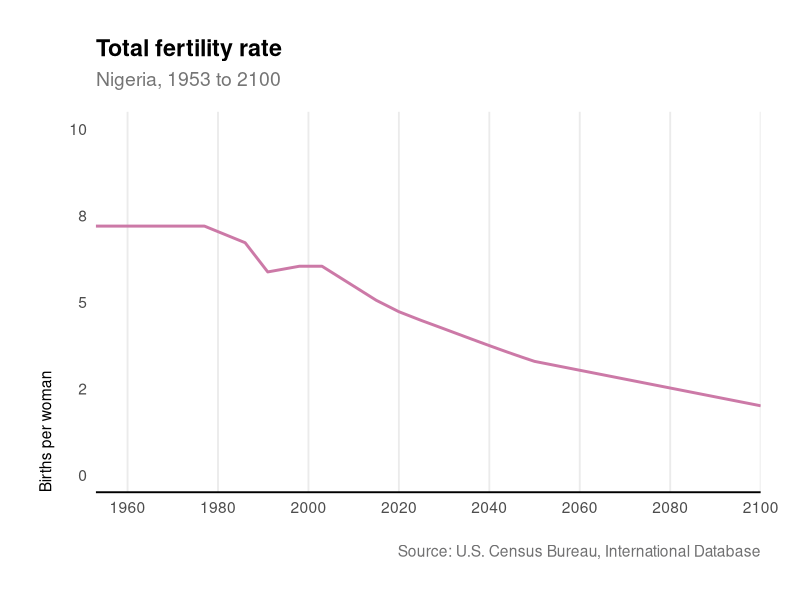
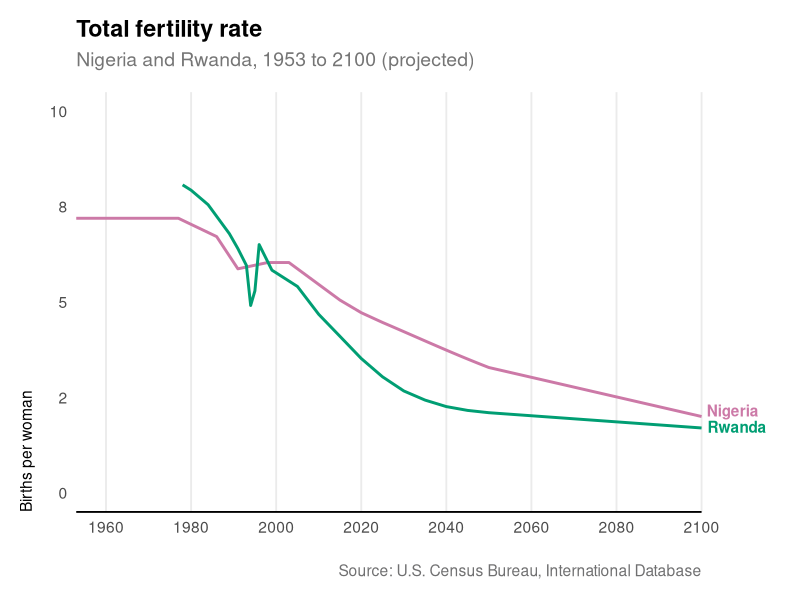

The R source for these figures, in order:
## ---- chunk 1
knitr::opts_chunk$set(echo = FALSE, message = FALSE, warning = FALSE, fig.width = 6, fig.asp = 0.8, out.width = "70%")
## ---- chunk 2
library(tidyverse) ; library(ggtext)

df <- read_csv("data/fertility_rate.csv") |> 
  filter(name == "Nigeria") |> 
  mutate(year = ymd(year, truncated = 2L))

ggplot(df, aes(x = year, y = value)) + 
  geom_line(colour = "#CC79A7", linewidth = 1) + 
  scale_x_date(expand = expansion(),
               breaks = seq.Date(as.Date("1960-01-01"), as.Date("2100-01-01"), by = "20 years"),
               date_labels = "%Y") + 
  scale_y_continuous(limits = c(0,10),
                     labels = scales::label_number(accuracy = 1, scale_cut = scales::cut_short_scale())) +
  labs(x = NULL, y = "Births per woman",
       title = "Total fertility rate",
       subtitle = "<span style = 'color:#757575;'>Nigeria, 1953 to 2100</span>",
       caption = "Source: U.S. Census Bureau, International Database") +
  theme_minimal(base_size = 14) +
  theme(
    plot.margin = unit(rep(1, 4), "cm"),
    panel.grid.major.y = element_blank(),
    panel.grid.minor = element_blank(),
    axis.line.x = element_line(colour = "#000000"),
    plot.title = element_text(size = rel(1.2), face = "bold"),
    plot.subtitle = element_markdown(margin = margin(b = 15)),
    plot.caption = element_text(size = rel(0.8), colour = "#707071", margin = margin(t = 20)),
    axis.title.y = element_text(size = rel(0.8), hjust = 0, margin = margin(r = 10))
  )
## ---- chunk 3
library(tidyverse) ; library(ggtext)

df <- read_csv("data/fertility_rate.csv") |> 
  mutate(year = ymd(year, truncated = 2L),
         position = if_else(name == "Nigeria", 0, 0.4))

ggplot(df, aes(x = year, y = value)) + 
  geom_line(aes(colour = name), linewidth = 1, show.legend = FALSE) + 
  geom_text(data = filter(df, year == max(year)),
            aes(label = name, colour = name, vjust = position),
            hjust = -0.1, fontface = "bold",
            show.legend = FALSE) +
  scale_colour_manual(values = c("Nigeria" = "#CC79A7", "Rwanda" = "#009E73")) +
  scale_x_date(expand = expansion(),
               breaks = seq.Date(as.Date("1960-01-01"), as.Date("2100-01-01"), by = "20 years"),
               date_labels = "%Y") + 
  scale_y_continuous(limits = c(0,10),
                     labels = scales::label_number(accuracy = 1, scale_cut = scales::cut_short_scale())) +
  labs(x = NULL, y = "Births per woman",
       title = "Total fertility rate",
       subtitle = "<span style = 'color:#757575;'>Nigeria and Rwanda, 1953 to 2100 (projected)</span>",
       caption = "Source: U.S. Census Bureau, International Database") +
  theme_minimal(base_size = 14) +
  theme(
    plot.margin = margin(0.5,2.5,0.5,0.5,"cm"),
    panel.grid.major.y = element_blank(),
    panel.grid.minor = element_blank(),
    axis.line.x = element_line(colour = "#000000"),
    plot.title = element_text(size = rel(1.2), face = "bold"),
    plot.subtitle = element_markdown(margin = margin(b = 15)),
    plot.caption = element_text(size = rel(0.8), colour = "#707071", margin = margin(t = 20)),
    axis.title.y = element_text(size = rel(0.8), hjust = 0, margin = margin(r = 10))
  ) +
  coord_cartesian(clip = "off")
